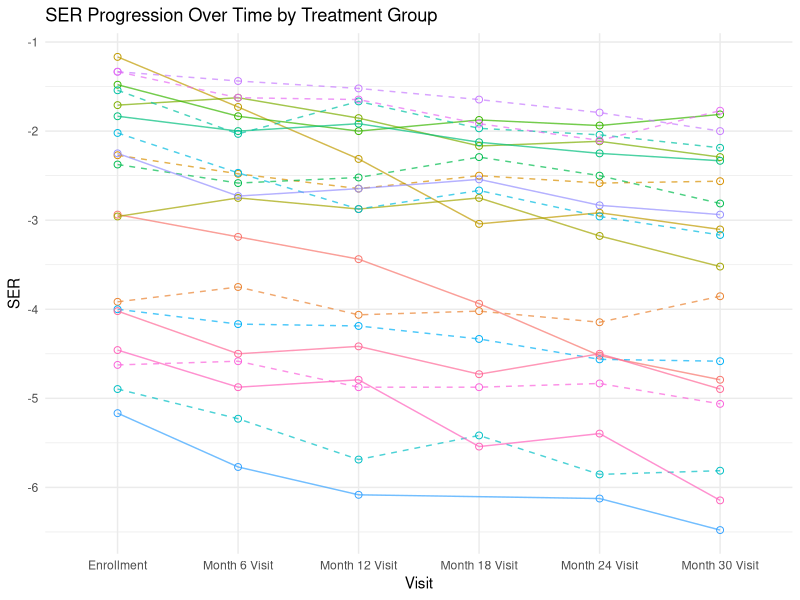
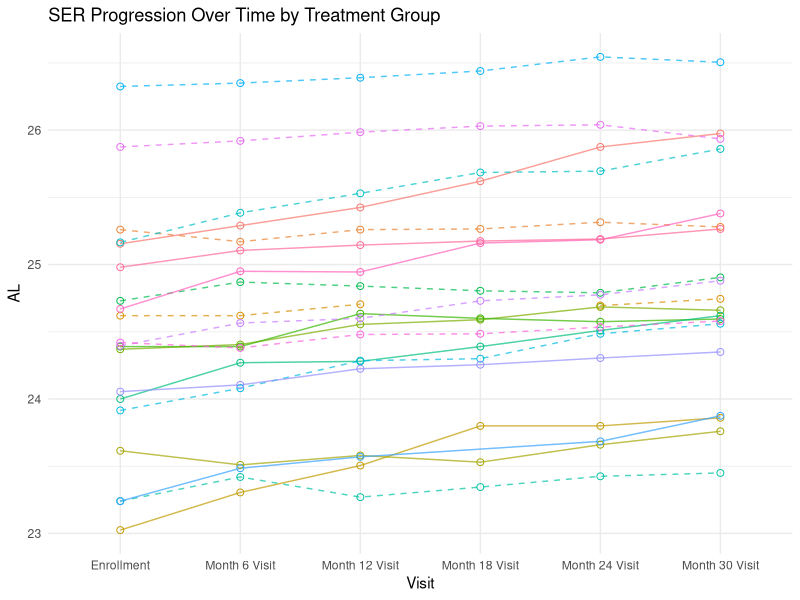
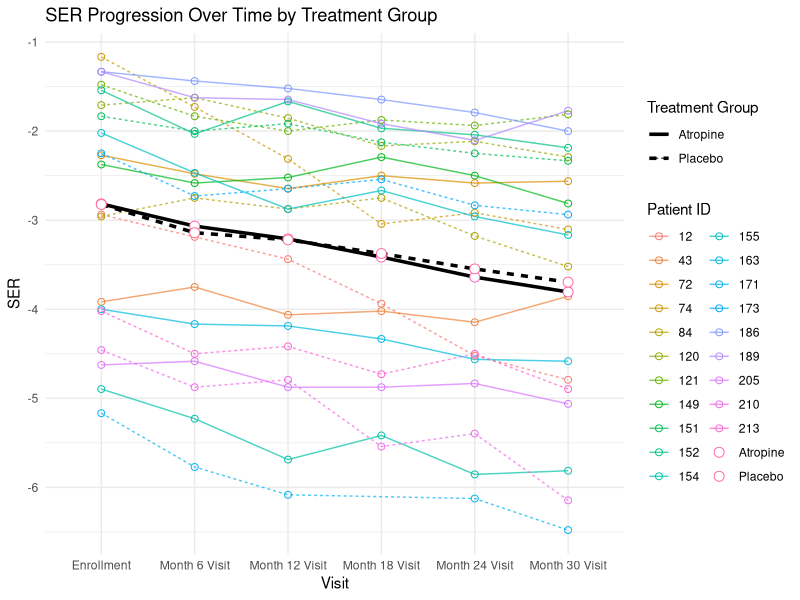
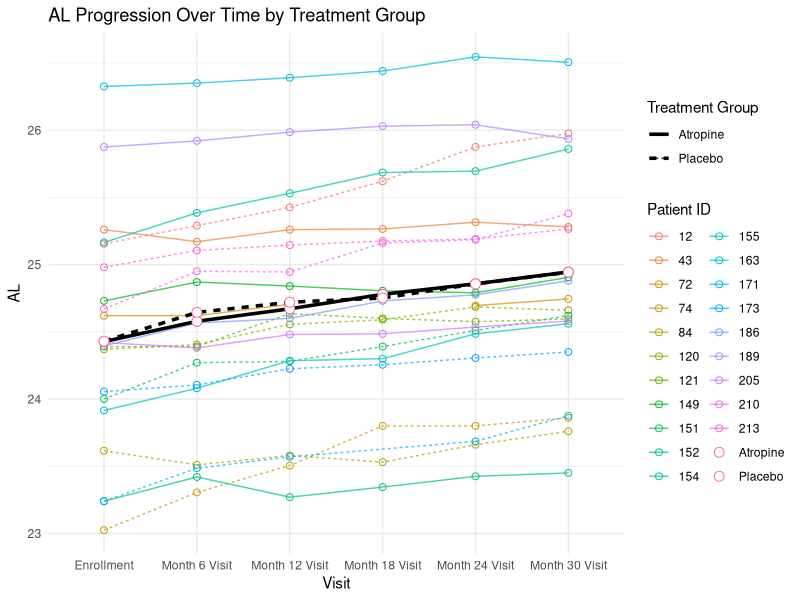

Write the R code that produced these figures, in order.
library(dplyr)
library(ggplot2)

# Part A. Data Import and merge

# Load VisitData and PtRoster datasets
VisitData <- read.table("Data Tables/MTS1ClinicTesting.txt", 
                        header = TRUE, sep = "|", fill = TRUE, stringsAsFactors = FALSE)
head(VisitData)

PtRoster <- read.table("Data Tables/MTS1PtRoster.txt", 
                       header = TRUE, sep = "|", fill = TRUE, stringsAsFactors = FALSE)
head(PtRoster)

# Load the additional dataset for parental myopia and other demographic information
DemoMedOcuHx <- read.table("Data Tables/MTS1DemoMedOcuHx.txt", 
                           header = TRUE, sep = "|", fill = TRUE, stringsAsFactors = FALSE)
head(DemoMedOcuHx)

#TODO: Handling baseline and run-in randomization 
# VisitData$Visit == 'Run-in FU Randomization'
# VisitData$Visit == 'Enrollment'
# if enrollment 

# Step 1: Calculate SER for each eye
# Left Eye (OS)
VisitData$S_OS <- rowMeans(VisitData[, c("AutoRef1SphOS", "AutoRef2SphOS", "AutoRef3SphOS")], na.rm = TRUE)
VisitData$C_OS <- rowMeans(VisitData[, c("AutoRef1CylOS", "AutoRef2CylOS", "AutoRef3CylOS")], na.rm = TRUE)
VisitData$A_OS <- rowMeans(VisitData[, c("AxialLen1OS", "AxialLen2OS", "AxialLen3OS")], na.rm = TRUE)

VisitData$SER_OS <- VisitData$S_OS + (VisitData$C_OS / 2)

# Right Eye (OD)
VisitData$S_OD <- rowMeans(VisitData[, c("AutoRef1SphOD", "AutoRef2SphOD", "AutoRef3SphOD")], na.rm = TRUE)
VisitData$C_OD <- rowMeans(VisitData[, c("AutoRef1CylOD", "AutoRef2CylOD", "AutoRef3CylOD")], na.rm = TRUE)
VisitData$A_OD <- rowMeans(VisitData[, c("AxialLen1OD", "AxialLen2OD", "AxialLen3OD")], na.rm = TRUE)

VisitData$SER_OD <- VisitData$S_OD + (VisitData$C_OD / 2)

# Step 2: Average SER across both eyes for each visit (i.e., time j)
VisitData$SER <- rowMeans(VisitData[, c("SER_OS", "SER_OD")], na.rm = TRUE)
VisitData$AL <- rowMeans(VisitData[, c("A_OD", "A_OS")], na.rm = TRUE)
# Step 3: Merge data with PtRoster and DemoMedOcuHx datasets
# Merging VisitData with PtRoster on Patient ID
MergedData <- merge(VisitData, PtRoster, by = "PtID")

# Merging the result with DemoMedOcuHx on Patient ID
MergedData <- merge(MergedData, DemoMedOcuHx, by = "PtID")

# Step 4: Create necessary variables
# Time (Visit) is already in VisitData as 'Visit'
# Group/Treatment assignment
MergedData$TreatmentGroup <- MergedData$TrtGroup

# Parental myopia status (investigating variables)
MergedData$is_mother_has_myopia <- MergedData$MotherMyop
MergedData$is_father_has_myopia <- MergedData$Father

# Step 5: Filter for patients with more than 5 visits without NA SER
FilteredData <- MergedData %>%
  filter(!is.na(SER)) %>%  # Remove rows where SER is NA
  group_by(PtID) %>%       # Group by PtID
  filter(n() > 5) %>%      # Keep only groups (patients) with more than 5 valid visits
  ungroup()                # Remove grouping to return to a regular data frame

# Get unique PtID for filtered dataset
UniquePtID <- unique(FilteredData$PtID)


# Part 2. Spagetti Plot

# Sample 10 unique patients from each treatment group
SampledPatients_trt <- FilteredData %>%
  filter(TrtGroup == "Atropine") %>%
  distinct(PtID, .keep_all = TRUE) %>%
  slice_sample(n = 10) %>%
  select(PtID)

SampledPatients_ctrl <- FilteredData %>%
  filter(TrtGroup == "Placebo") %>%
  distinct(PtID, .keep_all = TRUE) %>%
  slice_sample(n = 10) %>%
  select(PtID)

SampledPatients <- bind_rows(SampledPatients_trt, SampledPatients_ctrl)

# Filter the original data to include only records for the sampled patients
SampledData <- FilteredData %>%
  filter(PtID %in% SampledPatients$PtID)

# Set line types based on the treatment group
SampledData <- SampledData %>%
  mutate(LineType = ifelse(TrtGroup == "Atropine", "solid", "dashed"))

# Define the order of visits for consistent x-axis ordering
visit_order <- c("Enrollment", "Month 6 Visit", "Month 12 Visit", 
                 "Month 18 Visit", "Month 24 Visit", "Month 30 Visit")

# Convert Visit to a factor with specified order
SampledData <- SampledData %>%
  filter(Visit != "Run-in FU Randomization") %>%
  mutate(Visit = factor(Visit, levels = visit_order))

# Create the spaghetti plot with distinct line types and colors for each patient
ggplot(SampledData, aes(x = Visit, y = SER, group = PtID, color = as.factor(PtID))) +
  geom_line(aes(linetype = LineType), size = 0.5, alpha = 0.7) +  # Line for each patient with line type by group
  geom_point(size = 2, shape = 1) +                                        # Add points at each SER measurement
  labs(title = "SER Progression Over Time by Treatment Group",
       x = "Visit",
       y = "SER",
       color = "Patient ID",
       linetype = 'LineType') +
  scale_x_discrete(drop = FALSE) +                              # Ensure all visits appear on the x-axis
  scale_linetype_manual(values = c("solid", "dashed")) +        
  theme_minimal() +
  theme(legend.position = "none")                               # Optionally hide the legend if there are too many patients
# Create the spaghetti plot with distinct line types and colors for each patient

ggplot(SampledData, aes(x = Visit, y = AL, group = PtID, color = as.factor(PtID))) +
  geom_line(aes(linetype = LineType), size = 0.5, alpha = 0.7) +  # Line for each patient with line type by group
  geom_point(size = 2, shape = 1) +                                        # Add points at each SER measurement
  labs(title = "SER Progression Over Time by Treatment Group",
       x = "Visit",
       y = "AL",
       color = "Patient ID",
       linetype = 'LineType') +
  scale_x_discrete(drop = FALSE) +                              # Ensure all visits appear on the x-axis
  scale_linetype_manual(values = c("solid", "dashed")) +        
  theme_minimal() +
  theme(legend.position = "none")   


# Calculate and add mean profiles
MeanProfileData <- MergedData %>%
  filter(Visit != "Run-in FU Randomization") %>%
  group_by(Visit, TrtGroup) %>%
  summarize(Mean_SER = mean(SER, na.rm = TRUE), .groups = 'drop')

# Combined plot with individual trajectories and mean profiles
ggplot() +
  # Individual trajectories
  geom_line(data = SampledData, 
            aes(x = Visit, y = SER, group = PtID, color = as.factor(PtID), 
                linetype = TrtGroup),
            size = 0.5, alpha = 0.7) +
  geom_point(data = SampledData,
             aes(x = Visit, y = SER, color = as.factor(PtID)),
             size = 2, shape = 1) +
  # Mean profiles
  geom_line(data = MeanProfileData,
            aes(x = Visit, y = Mean_SER, group = TrtGroup, linetype = TrtGroup),
            size = 1.2) +
  geom_point(data = MeanProfileData,
             aes(x = Visit, y = Mean_SER, color = TrtGroup),
             size = 3, shape = 21, fill = "white") +
  # Labels and theme
  labs(title = "SER Progression Over Time by Treatment Group",
       x = "Visit",
       y = "SER",
       color = "Patient ID",
       linetype = "Treatment Group") +
  scale_x_discrete(drop = FALSE) +
  theme_minimal() +
  theme(legend.position = "right")




# Calculate and add mean profiles
MeanProfileData <- MergedData %>%
  filter(Visit != "Run-in FU Randomization") %>%
  group_by(Visit, TrtGroup) %>%
  summarize(Mean_SER = mean(SER, na.rm = TRUE),Mean_AL = mean(AL, na.rm = TRUE), .groups = 'drop')

# Combined plot with individual trajectories and mean profiles
ggplot() +
  # Individual trajectories
  geom_line(data = SampledData, 
            aes(x = Visit, y = AL, group = PtID, color = as.factor(PtID), 
                linetype = TrtGroup),
            size = 0.5, alpha = 0.7) +
  geom_point(data = SampledData,
             aes(x = Visit, y = AL, color = as.factor(PtID)),
             size = 2, shape = 1) +
  # Mean profiles
  geom_line(data = MeanProfileData,
            aes(x = Visit, y = Mean_AL, group = TrtGroup, linetype = TrtGroup),
            size = 1.2) +
  geom_point(data = MeanProfileData,
             aes(x = Visit, y = Mean_AL, color = TrtGroup),
             size = 3, shape = 21, fill = "white") +
  # Labels and theme
  labs(title = "AL Progression Over Time by Treatment Group",
       x = "Visit",
       y = "AL",
       color = "Patient ID",
       linetype = "Treatment Group") +
  scale_x_discrete(drop = FALSE) +
  theme_minimal() +
  theme(legend.position = "right")

### Displaying five patients

# only leave the last observation, which is the 5th visit
SampledData %>%
  select(
    PtID,
    SER,
    AL,
    Sex,
    TreatmentGroup,
    Race,
    EyeColor,
    AgeAsofEnrollDt,
    is_mother_has_myopia,
    is_father_has_myopia,
    Visit
  ) %>%
  group_by(PtID) %>%
  slice_tail(n = 1) %>%
  ungroup() %>%
  arrange(PtID) %>%
  select(-Visit) %>% # then rename the column , ageasenrolldt as age and Eyecolor as iris_color
  rename(age = AgeAsofEnrollDt, iris_color = EyeColor) %>%
  head(5) %>%
  knitr::kable()


# key summary statistics for demographics

MergedData %>% 
  select(PtID,
         Sex,
         TreatmentGroup,
         Race,
         EyeColor,
         AgeAsofEnrollDt,
         is_mother_has_myopia,
         is_father_has_myopia) %>%
  rename(age = AgeAsofEnrollDt, iris_color = EyeColor) %>%
  group_by(PtID) %>% 
  slice_tail(n = 1) %>%
  ungroup() %>%
  select(-PtID) -> Demographics

Demographics$age %>% summary()
Demographics %>%
  select(-age) %>%
  apply(.,2,table) %>%
  knitr::kable()

save(MergedData, file = "MergedData.RData")

#### clean dataset with selected variables

data <- MergedData[,c("PtID","Visit","SER","AL","TrtGroup","MotherMyop","FatherMyop","Sex","Race","EyeColor","AgeAsofEnrollDt")]

mother_gene <- ifelse(data$MotherMyop=="Yes",1,0)
father_gene <- ifelse(data$FatherMyop=="Yes",1,0)
data$genetic <- mother_gene+father_gene

data$Age <- floor(data$AgeAsofEnrollDt)


# save as Rdata

save(data,file="data.Rdata")







